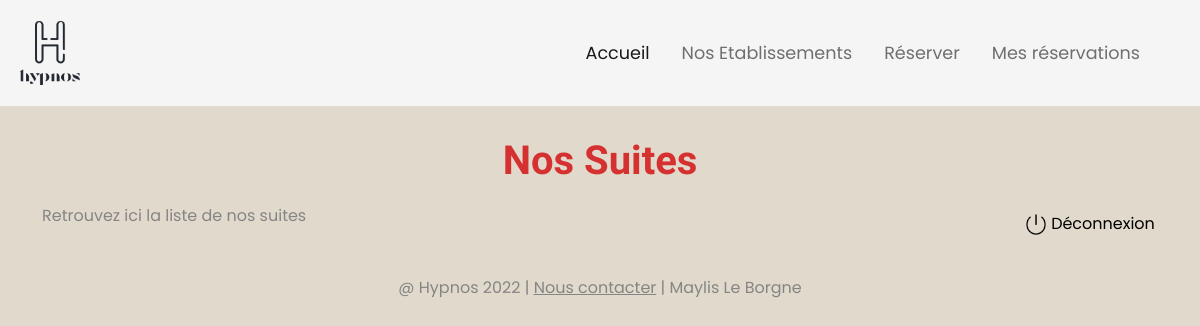
The page /hotels/hotel?hotelid=2 on the database as committed earlier.
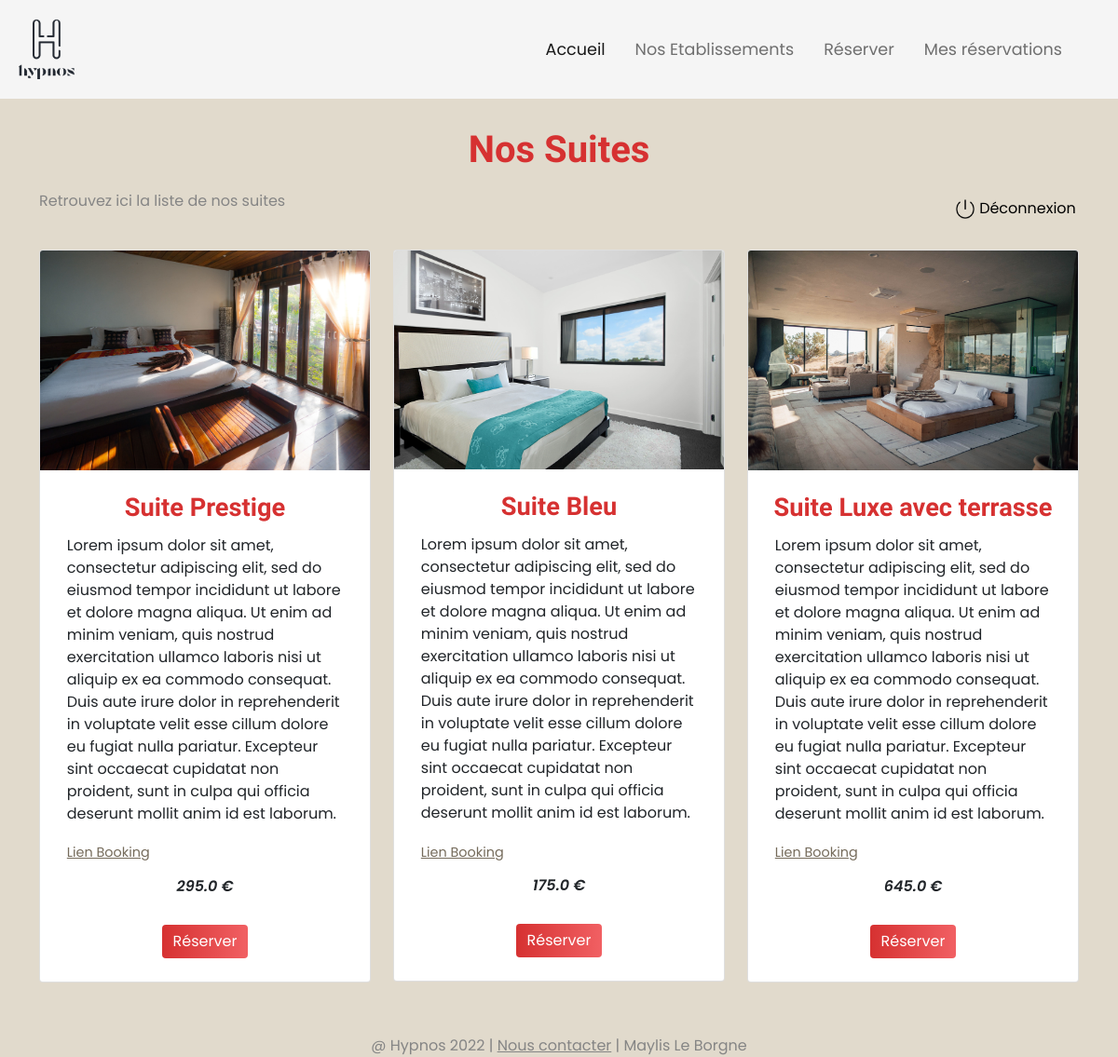
The same page on the database as committed later.
### app.py (models this page shows, shortened)
class Suite(db_wrapper.Model):
    titre = CharField()
    img = CharField()
    description = CharField()
    price = FloatField()
    link = CharField()
    hotel = ForeignKeyField(Hotel, backref='suites')
    updated = DateTimeField(default=datetime.now)

### route/index.py (the view)
@index_api.route("/hotels/hotel")
def hotel_info():
    hotelid = request.args.get('hotelid')
    try:
        Hotel.get(Hotel.id == hotelid)
    except Exception:
        return render_template("404.html", message="Hotel inexistant")
    suites = Suite.select().where(Suite.hotel == hotelid)
    return render_template("hotel_info.html", suites=suites)

### templates/hotel_info.html (shortened to what this page needs)
{% extends "navbar.html" %}
{% block content %}
<div class="container">
    <h1>Nos Suites</h1>
    <div class="row mb-4">
        <div class="col-md-6">
            <p class="explication">Retrouvez ici la liste de nos suites</p>
        </div>
        <div class="col-md-6 d-flex justify-content-end align-items-center"><a class="logout_link"
                href="{{ url_for('login_api.logout') }}"><img class="logout"
                    src="/static/img/logout.png">Déconnexion</a></div>
    </div>
    <div class="row">
        {% for suite in suites %}
        <div class="col-lg-4 col-md-12">
            <div class="card mb-5">
                <img class="card-img-top" src="/static/img/uploads/{{ suite.img }}" alt="photo de la suite">
                <div class="card-body">
                    <h4 class="card-title">{{ suite.titre }}</h4>
                    <p class="card-text"> {{ suite.description }}</p>
                    <p class="card-link"><a href="{{ suite.link }}" target="_blank" class="link_booking">Lien
                            Booking</a></p>
                    <p class="card-price"> {{ suite.price }} €</p>
                    <div class="col-md-12 text-center">
                        <form action="/reserver" method="get">
                            <button type="submit" formmethod="get" class="btn button">Réserver</button>
                        </form>
                    </div>
                </div>
            </div>
        </div>
        {% endfor %}
    </div>
</div>
{% endblock %}

Rows that differ between the two databases and show on the page:
added Suite: img (picture), titre "Suite Prestige", description "Lorem ipsum dolor sit amet, consectetur adipiscing elit, sed do eiusmod tempor incididunt ut labore et dolore magna aliqua. Ut enim ad minim veniam, quis nostrud exercitation ullamco laboris nisi ut aliquip ex ea commodo consequat. Duis aute irure dolor in reprehenderit in voluptate velit esse cillum dolore eu fugiat nulla pariatur. Excepteur sint occaecat cupidatat non proident, sunt in culpa qui officia deserunt mollit anim id est laborum.", price "295.0"
added Suite: img (picture), titre "Suite Bleu", description "Lorem ipsum dolor sit amet, consectetur adipiscing elit, sed do eiusmod tempor incididunt ut labore et dolore magna aliqua. Ut enim ad minim veniam, quis nostrud exercitation ullamco laboris nisi ut aliquip ex ea commodo consequat. Duis aute irure dolor in reprehenderit in voluptate velit esse cillum dolore eu fugiat nulla pariatur. Excepteur sint occaecat cupidatat non proident, sunt in culpa qui officia deserunt mollit anim id est laborum.", price "175.0"
added Suite: img (picture), titre "Suite Luxe avec terrasse", description "Lorem ipsum dolor sit amet, consectetur adipiscing elit, sed do eiusmod tempor incididunt ut labore et dolore magna aliqua. Ut enim ad minim veniam, quis nostrud exercitation ullamco laboris nisi ut aliquip ex ea commodo consequat. Duis aute irure dolor in reprehenderit in voluptate velit esse cillum dolore eu fugiat nulla pariatur. Excepteur sint occaecat cupidatat non proident, sunt in culpa qui officia deserunt mollit anim id est laborum.", price "645.0"
